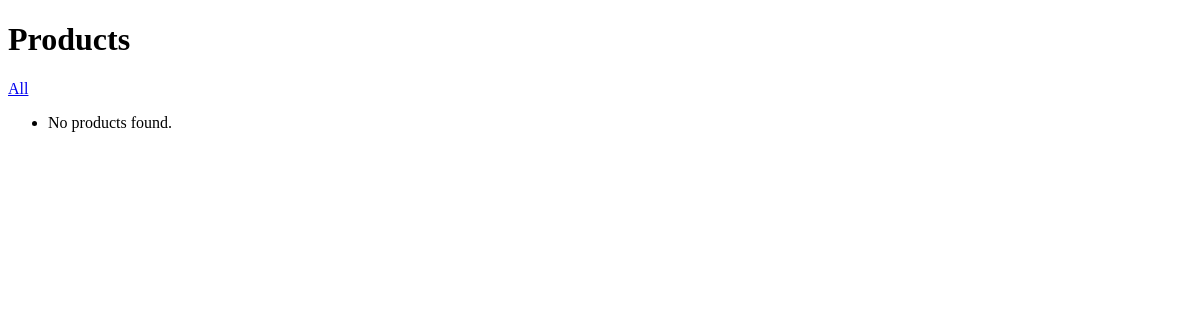
Before: /products/ with the older database file.
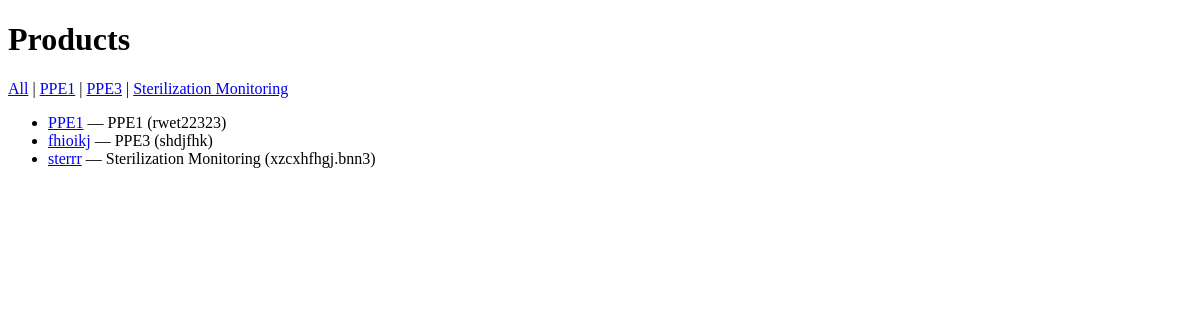
After: the same page with the newer database file.
### products/models.py (models this page shows, shortened)
class ProductCategory(models.Model):
    name = models.CharField(max_length=200)
    slug = models.SlugField(max_length=200, unique=True)
    description = models.TextField(blank=True)
    active = models.BooleanField(default=True)
    display_order = models.PositiveIntegerField(default=0)
    class Meta:
        ordering = ['display_order', 'name']
        verbose_name_plural = 'Product categories'

class Product(models.Model):
    organization = models.ForeignKey(
        Organization,
        on_delete=models.PROTECT,
        null=True,
        blank=True,
        related_name='products',
    )
    category = models.ForeignKey(
        ProductCategory,
        on_delete=models.PROTECT,
        related_name='products',
    )
    name = models.CharField(max_length=200)
    slug = models.SlugField(max_length=200, unique=True)
    product_code = models.CharField(max_length=100)
    description = models.TextField()
    image = models.ImageField(upload_to='products/', blank=True, null=True)
    active = models.BooleanField(default=True)
    created_at = models.DateTimeField(auto_now_add=True)
    updated_at = models.DateTimeField(auto_now=True)
    class Meta:
        ordering = ['name']

### products/views.py (the view)
# urls.py: path('', views.product_list, name='product_list'),
def product_list(request):
    products = Product.objects.filter(active=True)
    category_slug = request.GET.get('category')
    if category_slug:
        products = products.filter(category__slug=category_slug)
    categories = ProductCategory.objects.filter(active=True)
    return render(request, 'products/product_list.html', {
        'products': products,
        'categories': categories,
        'selected_category': category_slug,
    })

### products/templates/products/product_list.html
<!DOCTYPE html>
<html>
<head><title>Products</title></head>
<body>
    <h1>Products</h1>
    <nav>
        <a href="{% url 'product_list' %}">All</a>
        {% for category in categories %}
            | <a href="{% url 'product_list' %}?category={{ category.slug }}">{{ category.name }}</a>
        {% endfor %}
    </nav>
    <ul>
        {% for product in products %}
            <li>
                <a href="{% url 'product_detail' product.slug %}">{{ product.name }}</a>
                — {{ product.category.name }} ({{ product.product_code }})
            </li>
        {% empty %}
            <li>No products found.</li>
        {% endfor %}
    </ul>
</body>
</html>

Changed rows visible on the page:
added ProductCategory: name "PPE1"
added ProductCategory: name "PPE3"
added ProductCategory: name "Sterilization Monitoring"
added Product: name "PPE1", category.name "PPE1", product_code "rwet22323"
added Product: name "fhioikj", category.name "PPE3", product_code "shdjfhk"
added Product: name "sterrr", category.name "Sterilization Monitoring", product_code "xzcxhfhgj.bnn3"
Other visible differences:
text no longer shown: "No products found."
